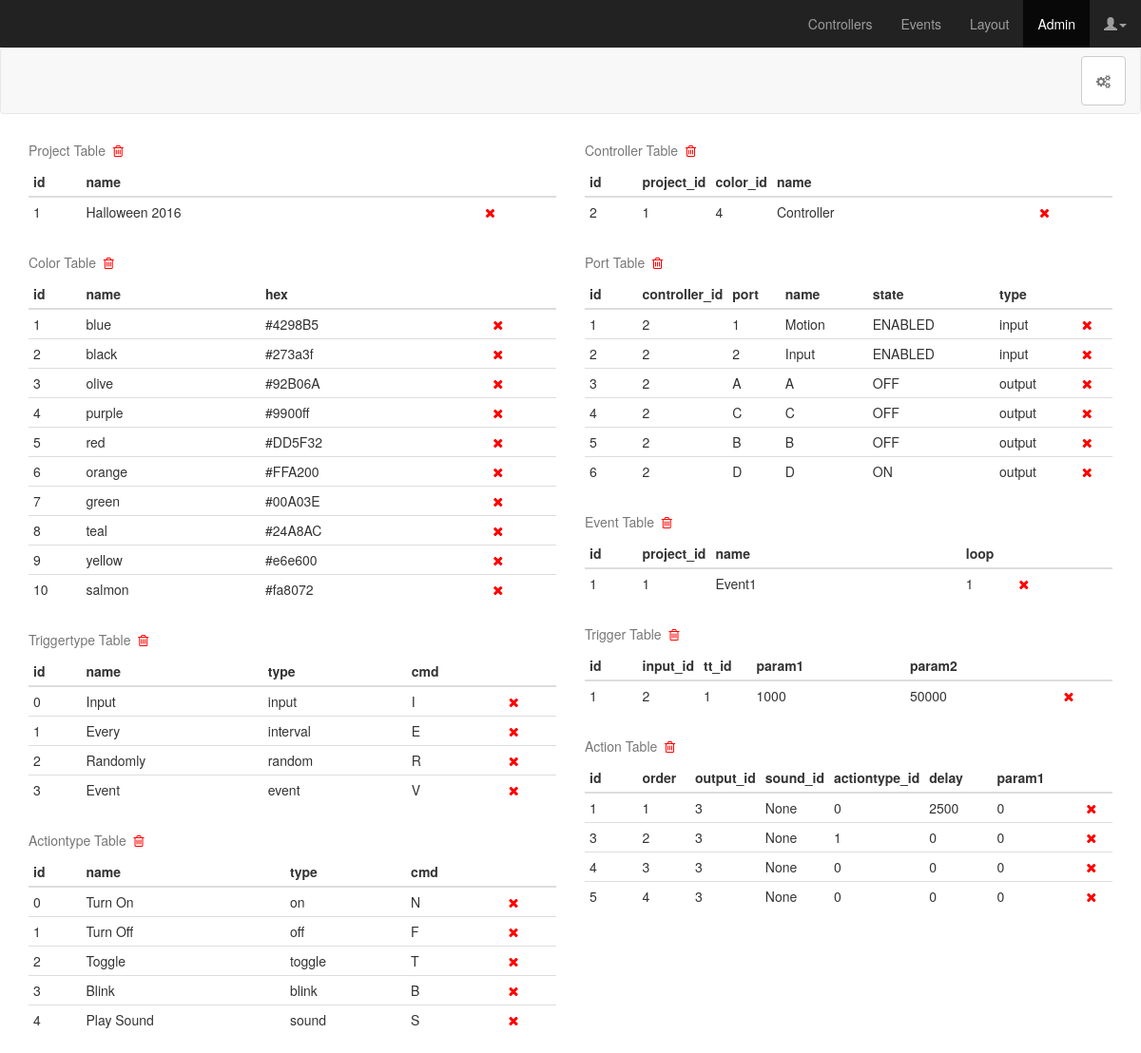
The page /admin on the database its author committed.
### app/models.py (models this page shows, shortened)
class Project(db.Model):
	id = db.Column(db.Integer, primary_key=True)
	name = db.Column(db.String(49), unique=True)
	controller = db.relationship('Controller', backref='controlelr', lazy='dynamic')
	event = db.relationship('Event', backref='event', lazy='dynamic')
	@property
	def serialize(self):
		return{
			'id': self.id,
			'name': self.name
		}

class Color(db.Model):
	id = db.Column(db.Integer, primary_key=True)
	name = db.Column(db.String(8))
	hex = db.Column(db.String(8))
	@property
	def serialize(self):
		return{
			'id': self.id,
			'name': self.name,
			'hex': self.hex
		}

class Triggertype(db.Model):
	id = db.Column(db.Integer, primary_key=True)
	type = db.Column(db.String(10))
	name = db.Column(db.String(25))
	cmd = db.Column(db.String(1))
	@property
	def serialize(self):
		return {
			'id': self.id,
			'name': self.name,
			'type': self.type,
			'cmd': self.cmd
		}

class Actiontype(db.Model):
	id = db.Column(db.Integer, primary_key=True)
	type = db.Column(db.String(10))
	name = db.Column(db.String(25))
	cmd = db.Column(db.String(1))
	@property
	def serialize(self):
		return{
			'id': self.id,
			'name': self.name,
			'type': self.type,
			'cmd': self.cmd
		}

class Controller(db.Model):
	id = db.Column(db.Integer, primary_key=True)
	project_id = db.Column(db.Integer, db.ForeignKey('project.id'))
	color_id = db.Column(db.Integer, db.ForeignKey('color.id'))
	name = db.Column(db.String(25), unique=True)
	ports = db.relationship('Port', backref='controller')
	def get_port(self, port):
		try:
			for p in self.ports:
				if p.port == port:
					return p
			NotFound = namedtuple('NotFound', 'id name state')
			p = NotFound(id='<NOT_FOUND>', name='<NOT_FOUND>', state='<NOT_FOUND>')
			return p
		except:
			return 0
	@property
	def serialize(self):
		return {
			'controller_id': self.id,
			'project_id': self.project_id,
			'controllername': self.name,
			'controllercolor': self.color_id,
			'input1_id': self.get_port('1').id,
			'input1name': self.get_port('1').name,
			'input1state': self.get_port('1').state,
			'input2_id': self.get_port('2').id,
			'input2name': self.get_port('2').name,
			'input2state': self.get_port('2').state,
			'outputA_id': self.get_port('A').id,
			'outputAname': self.get_port('A').name,
			'outputAstate': self.get_port('A').state,
			'outputB_id': self.get_port('B').id,
			'outputBname': self.get_port('B').name,
			'outputBstate': self.get_port('B').state,
			'outputC_id': self.get_port('C').id,
			'outputCname': self.get_port('C').name,
			'outputCstate': self.get_port('C').state,
			'outputD_id': self.get_port('D').id,
			'outputDname': self.get_port('D').name,
			'outputDstate': self.get_port('D').state,
		}

class Port(db.Model):
	id = db.Column(db.Integer, primary_key=True)
	controller_id = db.Column(db.Integer, db.ForeignKey('controller.id'))
	port = db.Column(db.String(2))
	name = db.Column(db.String(25))
	state = db.Column(db.String(10))
	type = db.Column(db.String(8))
	@property
	def serialize(self):
		return {
			'id': self.id,
			'cid': self.controller_id,
			'cname': self.controller.name,
			'port': self.port,
			'name': self.name,
			'state': self.state,
			'type': self.type,
			'color_id': self.controller.color_id
		}

class Event(db.Model):
	id = db.Column(db.Integer, primary_key=True)
	project_id = db.Column(db.Integer, db.ForeignKey('project.id'))
	name = db.Column(db.String(24))
	loop = db.Column(db.Integer, default=1)
	triggers = db.relationship(
		'Trigger',
		secondary = event_triggers,
		primaryjoin = 'event_triggers.c.event_id == Event.id',
		secondaryjoin = 'event_triggers.c.trigger_id == Trigger.id',
		backref = db.backref('events', lazy='dynamic'),
		lazy = 'dynamic')
	actions = db.relationship(
		'Action',
		secondary = event_actions,
		backref = db.backref('events', lazy='dynamic'),
		lazy = 'dynamic')
	@property
	def serialize(self):
		return {
			'id': self.id,
			'project_id': self.project_id,
			'name': self.name,
			'loop': self.loop,
			'triggers': self.serialize_triggers,
			'actions': self.serialize_actions
		}
	@property
	def serialize_triggers(self):
		return [item.serialize for item in self.triggers]
	@property
	def serialize_actions(self):
		return [item.serialize for item in self.actions]

class Trigger(db.Model):
	id = db.Column(db.Integer, primary_key=True)
	input_id = db.Column(db.Integer, db.ForeignKey('port.id'))
	triggertype_id = db.Column(db.Integer, db.ForeignKey('triggertype.id'), default=0)
	param1 = db.Column(db.String(8), default='0')
	param2 = db.Column(db.String(8), default='0')
	@property
	def serialize(self):
		return{
			'id': self.id,
			'input_id': self.input_id,
			'tt_id': self.triggertype_id,
			'param1': self.param1,
			'param2': self.param2
		}

class Action(db.Model):
	id = db.Column(db.Integer, primary_key=True)
	output_id = db.Column(db.Integer, db.ForeignKey('port.id'))
	sound_id = db.Column(db.Integer, db.ForeignKey('sound.id'))
	actiontype_id = db.Column(db.Integer, db.ForeignKey('actiontype.id'), default=0)
	delay = db.Column(db.String(8), default='0')
	param1 = db.Column(db.String(8), default='0')
	order = db.Column(db.Integer)
	@property
	def serialize(self):
		return{
			'id': self.id,
			'order': self.order,
			'output_id': self.output_id,
			'sound_id': self.sound_id,
			'actiontype_id': self.actiontype_id,
			'delay': self.delay,
			'param1': self.param1
		}

### app/views.py (the view)
@app.route('/admin')
def admin():
	return render_template('admin.html',
		title='Admin',
		projects=[p.serialize for p in Project.query.all()],
		ports=[p.serialize for p in Port.query.all()],
		triggertypes=[tt.serialize for tt in Triggertype.query.all()],
		actiontypes=[at.serialize for at in Actiontype.query.all()],
		actions=[a.serialize for a in Action.query.all()],
		triggers=[t.serialize for t in Trigger.query.all()],
		controllers=[c.serialize for c in Controller.query.all()],
		events=[e.serialize for e in Event.query.all()],
		colors=[c.serialize for c in Color.query.all()]
	)

### app/templates/admin.html (shortened to what this page needs)
{% extends "base.html" %}
{% block content %}
<link href="static/css/admin.css" rel="stylesheet">
<nav class="navbar navbar-default">
  <div class="container-fluid">
    <div class="collapse navbar-collapse" id="navbar-collapse-1">
      <ul class="nav navbar-nav navbar-right">
        <li>
        	<a class="btn btn-default navbar-btn" href="init_setup" role="button">
        	  <i class="fa fa-cogs"></i>
        	</a>
        </li>
      </ul>
    </div>
  </div>
</nav>
<div class="container">
  <div class="row">
    <div class="col-xs-6">
      <table class="table table-condensed">
        <caption>Project Table&nbsp;&nbsp;<i class="fa fa-trash-o" id="project" style="color:red;"></caption>
        <thead>
          <tr>
            <th class="id">id</th>
            <th>name</th>
            <th>&nbsp;</th>
          </tr>
        </thead>
        <tbody>
          {% for p in projects %}
          <tr>
            <td class="id">{{ p.id }}</td>
            <td>{{ p.name }}</td>
            <td><i class="fa fa-times" id="project-{{ p.id }}" style="color:red;"></td>
          </tr>
          {% endfor %}
        </tbody>
      </table>
      <table class="table table-condensed">
        <caption>Color Table&nbsp;&nbsp;<i class="fa fa-trash-o" id="color" style="color:red;"></caption>
        <thead>
          <tr>
            <th class="id">id</th>
            <th>name</th>
            <th>hex</th>
            <th>&nbsp;</th>
          </tr>
        </thead>
        <tbody>
          {% for c in colors %}
          <tr>
            <td class="id">{{ c.id }}</td>
            <td>{{ c.name }}</td>
            <td>{{ c.hex }}</td>
            <td><i class="fa fa-times" id="color-{{ c.id }}" style="color:red;"></td>
          </tr>
          {% endfor %}
        </tbody>
      </table>
      <table class="table table-condensed">
        <caption>Triggertype Table&nbsp;&nbsp;<i class="fa fa-trash-o" id="triggertype" style="color:red;"></caption>
        <thead>
          <tr>
            <th class="id">id</th>
            <th>name</th>
            <th>type</th>
            <th>cmd</th>
            <th>&nbsp;</th>
          </tr>
        </thead>
        <tbody>
          {% for tt in triggertypes %}
          <tr>
            <td class="id">{{ tt.id }}</td>
            <td>{{ tt.name }}</td>
            <td>{{ tt.type }}</td>
            <td>{{ tt.cmd }}</td>
            <td><i class="fa fa-times" id="triggertype-{{ tt.id }}" style="color:red;"></td>
          </tr>
          {% endfor %}
        </tbody>
      </table>
      <table class="table table-condensed">
        <caption>Actiontype Table&nbsp;&nbsp;<i class="fa fa-trash-o" id="actiontype" style="color:red;"></caption>
        <thead>
          <tr>
            <th class="id">id</th>
            <th>name</th>
            <th>type</th>
            <th>cmd</th>
            <th>&nbsp;</th>
          </tr>
        </thead>
        <tbody>
          {% for a in actiontypes %}
          <tr>
            <td class="id">{{ a.id }}</td>
            <td>{{ a.name }}</td>
            <td>{{ a.type }}</td>
            <td>{{ a.cmd }}</td>
            <td><i class="fa fa-times" id="actiontype-{{ a.id }}" style="color:red;"></td>
          </tr>
          {% endfor %}
        </tbody>
      </table>
    </div>
    <div class="col-xs-6">
      <table class="table table-condensed">
        <caption>Controller Table&nbsp;&nbsp;<i class="fa fa-trash-o" id="controller" style="color:red;"></caption>
        <thead>
          <tr>
            <th class="id">id</th>
            <th class="id">project_id</th>
            <th class="id">color_id</th>
            <th>name</th>
            <th>&nbsp;</th>
          </tr>
        </thead>
        <tbody>
          {% for c in controllers %}
          <tr>
            <td class="id">{{ c.controller_id }}</td>
            <td class="id">{{ c.project_id }}</td>
            <td class="id">{{ c.controllercolor }}</td>
            <td>{{ c.controllername }}</td>
            <td><i class="fa fa-times" id="controller-{{ c.controller_id }}" style="color:red;"></td>
          </tr>
          {% endfor %}
        </tbody>
      </table>
      <table class="table table-condensed">
        <caption>Port Table&nbsp;&nbsp;<i class="fa fa-trash-o" id="port" style="color:red;"></caption>
        <thead>
          <tr>
            <th class="id">id</th>
            <th class="id">controller_id</th>
            <th class="id">port</th>
            <th>name</th>
            <th>state</th>
            <th>type</th>
            <th>&nbsp;</th>
          </tr>
        </thead>
        <tbody>
          {% for p in ports %}
          <tr>
            <td class="id">{{ p.id }}</td>
            <td class="id">{{ p.cid }}</td>
            <td class="id">{{ p.port }}</td>
            <td>{{ p.name }}</td>
            <td>{{ p.state }}</td>
            <td>{{ p.type }}</td>
            <td><i class="fa fa-times" id="port-{{ p.id }}" style="color:red;"></td>
          </tr>
          {% endfor %}
        </tbody>
      </table>
      <table class="table table-condensed">
        <caption>Event Table&nbsp;&nbsp;<i class="fa fa-trash-o" id="event" style="color:red;"></caption>
        <thead>
          <tr>
            <th class="id">id</th>
            <th class="id">project_id</th>
            <th>name</th>
            <th class="id">loop</th>
            <th>&nbsp;</th>
          </tr>
        </thead>
        <tbody>
          {% for e in events %}
          <tr>
            <td class="id">{{ e.id }}</td>
            <td class="id">{{ e.project_id }}</td>
            <td>{{ e.name }}</td>
            <td class="id">{{ e.loop }}</td>
            <td><i class="fa fa-times" id="event-{{ e.id }}" style="color:red;"></td>
          </tr>
          {% endfor %}
        </tbody>
      </table>
      <table class="table table-condensed">
        <caption>Trigger Table&nbsp;&nbsp;<i class="fa fa-trash-o" id="trigger" style="color:red;"></caption>
        <thead>
          <tr>
            <th class="id">id</th>
            <th class="id">input_id</th>
            <th class="id">tt_id</th>
            <th>param1</th>
            <th>param2</th>
            <th>&nbsp;</th>
          </tr>
        </thead>
        <tbody>
          {% for t in triggers %}
          <tr>
            <td class="id">{{ t.id }}</td>
            <td class="id">{{ t.input_id }}</td>
            <td class="id">{{ t.tt_id }}</td>
            <td>{{ t.param1 }}</td>
            <td>{{ t.param2 }}</td>
            <td><i class="fa fa-times" id="trigger-{{ t.id }}" style="color:red;"></td>
          </tr>
          {% endfor %}
        </tbody>
      </table>
      <table class="table table-condensed">
        <caption>Action Table&nbsp;&nbsp;<i class="fa fa-trash-o" id="action" style="color:red;"></caption>
        <thead>
          <tr>
            <th class="id">id</th>
            <th class="id">order</th>
            <th class="id">output_id</th>
            <th class="id">sound_id</th>
            <th class="id">actiontype_id</th>
            <th>delay</th>
            <th>param1</th>
            <th>&nbsp;</th>
          </tr>
        </thead>
        <tbody>
          {% for a in actions %}
          <tr>
            <td class="id">{{ a.id }}</td>
            <td class="id">{{ a.order }}</td>
            <td class="id">{{ a.output_id }}</td>
            <td class="id">{{ a.sound_id }}</td>
            <td class="id">{{ a.actiontype_id }}</td>
            <td>{{ a.delay }}</td>
            <td>{{ a.param1 }}</td>
            <td><i class="fa fa-times" id="action-{{ a.id }}" style="color:red;"></td>
          </tr>
          {% endfor %}
        </tbody>
      </table>
    </div>
  </div>
</div>
{% endblock %}

### app/templates/base.html (shortened to what this page needs)
<!DOCTYPE html>
<html lang="en">
  <head>
    <link href="static/css/bootstrap.min.css" rel="stylesheet">
    <link href="static/font-awesome-4.6.3/css/font-awesome.min.css" rel="stylesheet">
    <link href="static/css/animate.min.css" rel="stylesheet">
  </head>
  <body>
    <nav class="navbar navbar-inverse navbar-fixed-top">
      <div class="container-fluid">
        <div id="navbar" class="navbar-collapse collapse">
          <ul class="nav navbar-nav navbar-right">
            <li id="controllers"><a href="controllers">Controllers</a></li>
            <li id="events"><a href="dashboard">Events</a></li>
            <li id="layout"><a href="#">Layout</a></li>
            <li id="admin"><a href="admin">Admin</a></li>
            <li>
              <a href="#" class="dropdown-toggle" data-toggle="dropdown"><span class="glyphicon glyphicon-user"></span><span class="caret"></span></a>
            </li>
          </ul>
        </div>
      </div>
    </nav>
    {% block content %}{% endblock %}
  </body>
</html>

### app/static/css/admin.css (style rules this page uses)
body { padding-top: 50px; }
.navbar-fixed-top { border: 0; }
.id { width: 10%; }

### rows shown on the page
Project: id "1", name "Halloween 2016"
Color: id "1", name "blue", hex "#4298B5"
Color: id "2", name "black", hex "#273a3f"
Color: id "3", name "olive", hex "#92B06A"
Color: id "4", name "purple", hex "#9900ff"
Color: id "5", name "red", hex "#DD5F32"
Color: id "6", name "orange", hex "#FFA200"
Color: id "7", name "green", hex "#00A03E"
Color: id "8", name "teal", hex "#24A8AC"
Color: id "9", name "yellow", hex "#e6e600"
Color: id "10", name "salmon", hex "#fa8072"
Triggertype: id "0", name "Input", type "input", cmd "I"
Triggertype: id "1", name "Every", type "interval", cmd "E"
Triggertype: id "2", name "Randomly", type "random", cmd "R"
Triggertype: id "3", name "Event", type "event", cmd "V"
Actiontype: id "0", name "Turn On", type "on", cmd "N"
Actiontype: id "1", name "Turn Off", type "off", cmd "F"
Actiontype: id "2", name "Toggle", type "toggle", cmd "T"
Actiontype: id "3", name "Blink", type "blink", cmd "B"
Actiontype: id "4", name "Play Sound", type "sound", cmd "S"
Controller: controller_id "2", project_id "1", controllercolor "4", controllername "Controller"
Port: name "Motion", state "ENABLED", type "input"
Port: name "Input", state "ENABLED", type "input"
Port: id "3", cid "2", port "A", name "A", state "OFF", type "output"
Port: id "4", cid "2", port "C", name "C", state "OFF", type "output"
Port: id "5", cid "2", port "B", name "B", state "OFF", type "output"
Port: id "6", cid "2", port "D", name "D", state "ON", type "output"
Event: id "1", project_id "1", name "Event1", loop "1"
Trigger: id "1", input_id "2", tt_id "1", param1 "1000", param2 "50000"
Action: id "1", order "1", output_id "3", sound_id "None", actiontype_id "0", delay "2500", param1 "0"

### other values the page prints
{{ p.id }} "1" "2"
{{ p.cid }} "2" "2"
{{ p.port }} "1" "2"
{{ a.id }} "3" "4" "5"
{{ a.order }} "2" "3" "4"
{{ a.output_id }} "3" "3" "3"
{{ a.sound_id }} "None" "None" "None"
{{ a.actiontype_id }} "1" "0" "0"
{{ a.delay }} "0" "0" "0"
{{ a.param1 }} "0" "0" "0"
